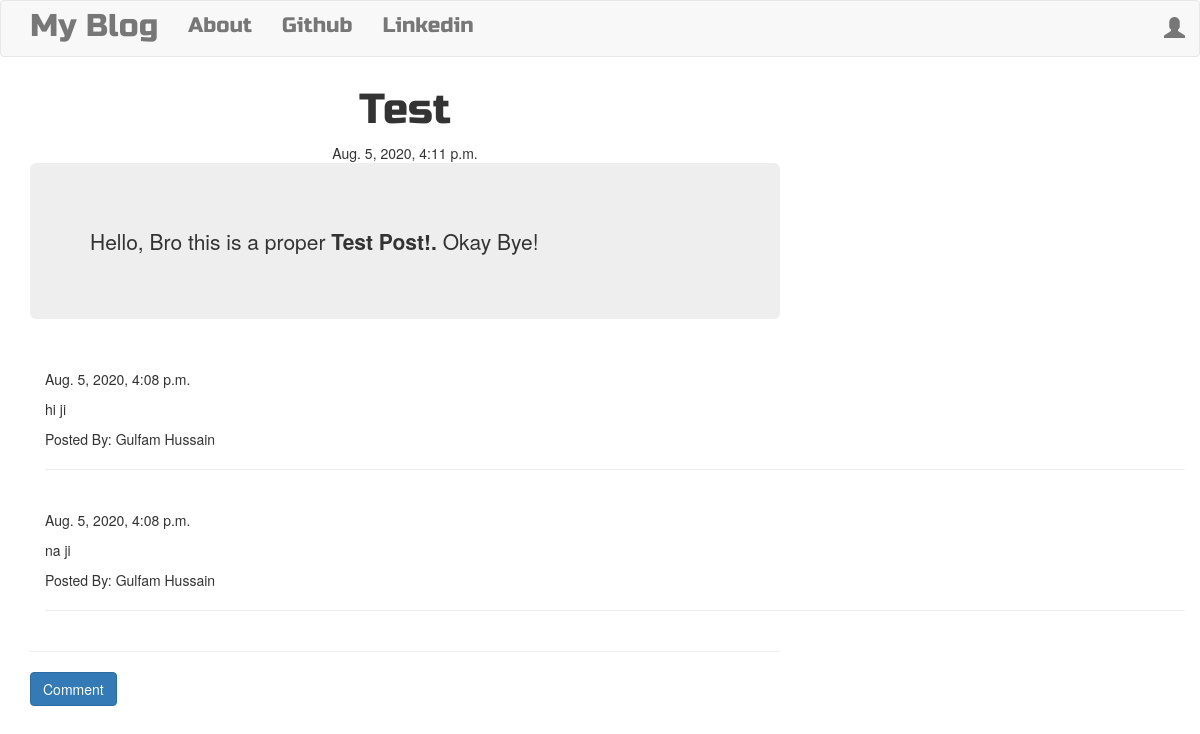
The app's page /post/16 with its own data.
### blog/models.py (models this page shows, shortened)
class Post(models.Model):
    author = models.ForeignKey('auth.User',on_delete=models.CASCADE)
    title = models.CharField(max_length=256)
    text = models.TextField()
    create_date = models.DateTimeField(default=timezone.now())
    published_date = models.DateTimeField(blank=True,null=True)

class Comment(models.Model):
    post = models.ForeignKey('blog.Post',related_name='comments',on_delete=models.CASCADE)
    author = models.CharField(max_length=256)
    text = models.TextField()
    create_date = models.DateTimeField(default=timezone.now())
    approved_comments = models.BooleanField(default=True)

### blog/views.py (the view)
# urls.py: path('post/<pk>',views.PostDetailView.as_view(),name='post_detail'),
class PostDetailView(DetailView):
    model=Post

### blog/static/templates/blog/post_detail.html (shortened to what this page needs)
{% extends "blog/base.html" %}
{% block content %}
        <h1 class="posttitle">{{post.title}}</h1>
        {% if post.published_date %}
        <div class="date postdate">
          {{ post.published_date }}
        </div>
        {% else %}
        <a class="btn btn-default" href="{% url 'post_publish' pk=post.pk %}">Publish</a>
        {% endif%}
        <div class="jumbotron">
          <p class="postcontent">{{ post.text|safe|linebreaks }}</p>
        </div>
        <div class="container">
          {% for comment in post.comments.all %}
            <br>
            {% if user.is_authenticated or comment.approved_comments %}
              {{ comment.create_date }}
                <p>{{comment.text|safe|linebreaks}}</p>
                <p>Posted By: {{comment.author}}</p>
                <hr>
            {% endif %}
            {% empty %}
            <p>No Comments!</p>
          {% endfor %}
        </div>
        <hr>
        <a class="btn btn-primary btn-comment" href="{% url 'add_comment_to_post' pk=post.pk %}">Comment</a>
{% endblock %}

### blog/static/templates/blog/base.html (shortened to what this page needs)
<!DOCTYPE html>
{% load static %}
<html lang="en" dir="ltr">
  <head>
    <link rel="stylesheet" href="https://maxcdn.bootstrapcdn.com/bootstrap/3.4.1/css/bootstrap.min.css">
    <link rel="stylesheet" href="//cdn.jsdelivr.net/npm/medium-editor@latest/dist/css/medium-editor.min.css" type="text/css" media="screen" charset="utf-8">
    <link rel="stylesheet" href="{% static 'css/blog.css' %}">
  </head>
  <body>
      <nav class="navbar navbar-default techfont custom-navbar">
        <div class="container">
          <ul class="nav navbar-nav">
            <li>
              <a class="navbar-brand bigbrand" href="{% url 'post_list' %}">My Blog</a>
            </li>
            <li>
              <a href="{% url 'about' %}">About</a>
            </li>
            <li>
              <a href="https://github.com/gulfamhussain80" target="_blank">Github</a>
            </li>
            <li>
              <a href="https://www.linkedin.com/in/gulfam-hussain-249119197/" target="_blank">Linkedin</a>
            </li>
          </ul>
          <ul class="nav navbar-nav navbar-right">
              {% if user.is_authenticated %}
                <li>
                  <a href="{% url 'post_new' %}">New Post</a>
                </li>
                <li>
                  <a href="{% url 'post_draft_list' %}">Drafts</a>
                </li>
                <li>
                  <a href="{% url 'logout' %}">Log Out</a>
                </li>
                <li>
                  <a>Welcome: {{user.username}}</a>
                </li>
              {% else %}
              <li>
                <a class="nav navbar-right" href="{% url 'login' %}"> <span class="glyphicon glyphicon-user"></span> </a>
              </li>
            {% endif %}
          </ul>
        </div>
      </nav>
      <div class="container">
          <div class="row">
            <div class="col-md-8">
              <div class="blog_posts">
                {% block content %}
                {% endblock %}
              </div>
            </div>
          </div>
      </div>
  </body>
</html>

### blog/static/css/blog.css (style rules this page uses)
.bigbrand { font-size: 1.5em; }
.techfont { font-family: 'Russo One', sans-serif; font-size: 1.5em; margin-bottom: 10px; }
.postdate { text-align: center; }
.posttitle { font-family: 'Russo One', sans-serif; font-size: 3em; text-align: center; }
.postcontent { font-family: 'Montserrat'; font-size: 1.5em; }

### records on screen
Post: title "Test", published_date "Aug. 5, 2020, 4:11 p.m.", text "Hello, Bro this is a proper Test Post!. Okay Bye!"
Comment: create_date "Aug. 5, 2020, 4:08 p.m.", text "hi ji", author "Gulfam Hussain"
Comment: create_date "Aug. 5, 2020, 4:08 p.m.", text "na ji", author "Gulfam Hussain"
